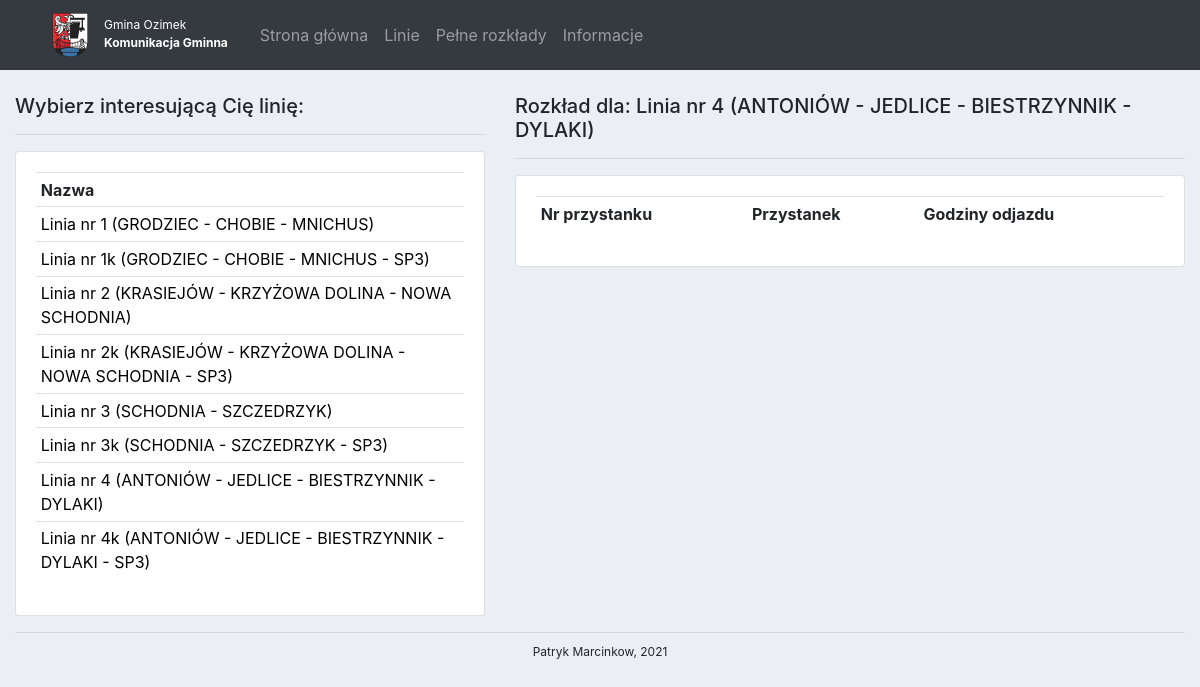
The app's page /routes/6/, older data.
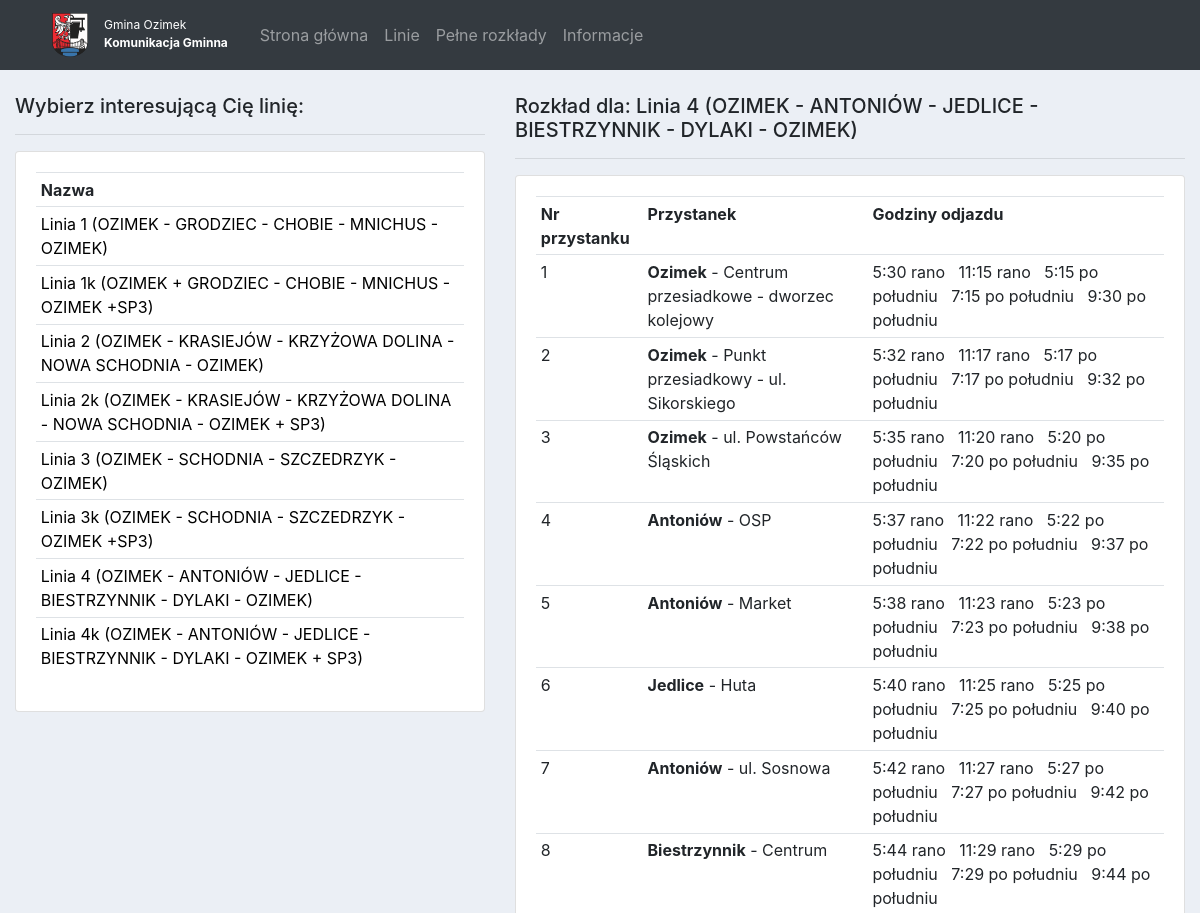
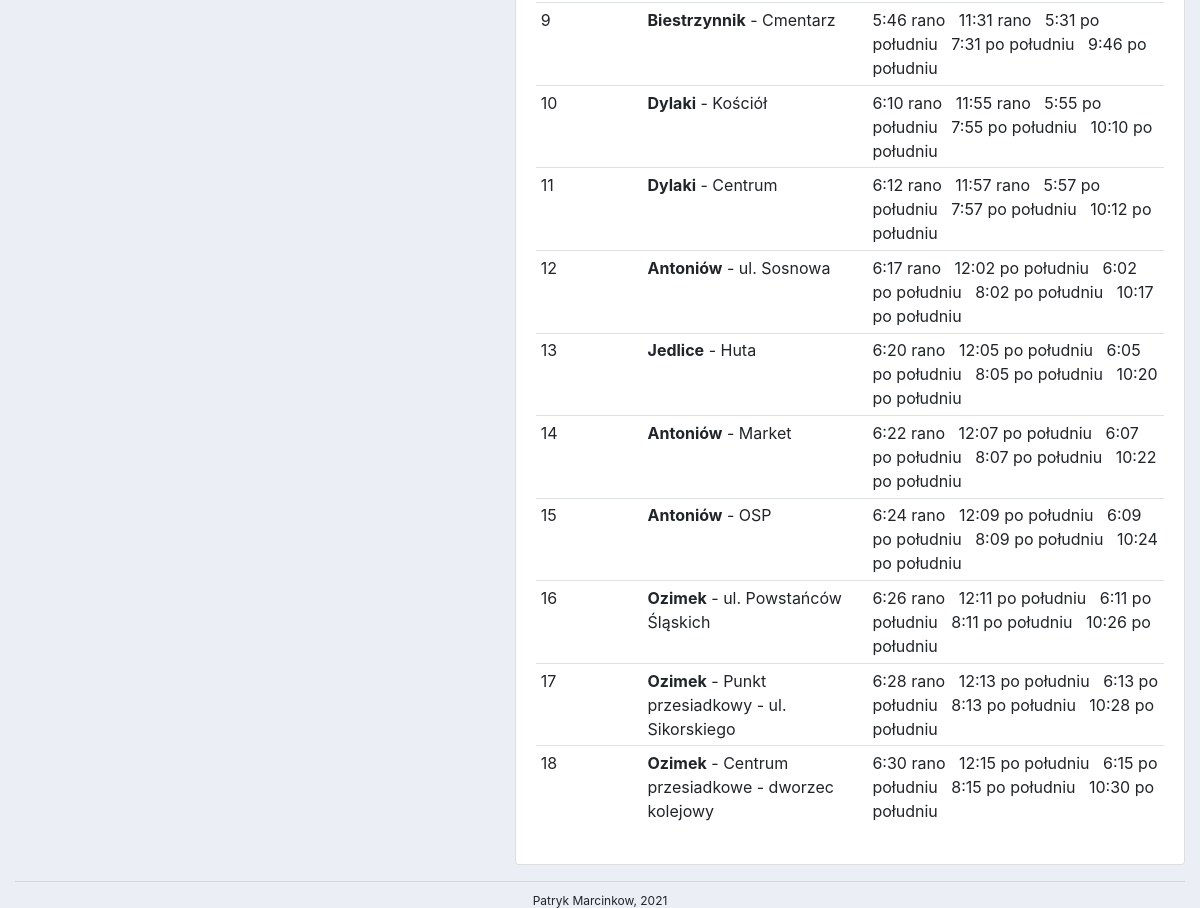
The same page, newer data (2 pictures, top to bottom).
### timetable/models.py (models this page shows, shortened)
class Route(models.Model):
    name = models.CharField(max_length=100, null=True)
    def __str__(self):
        return self.name

class Route_details(models.Model):
    route_id = models.ForeignKey(Route, on_delete=models.SET_NULL, null=True)
    stop_nr = models.IntegerField(null=False)
    stop_id = models.ForeignKey(Stop, on_delete=models.SET_NULL, null=True)
    time_diff = models.IntegerField(null=True)
    class Meta:
        unique_together = (("route_id", "stop_nr"),)

class Stop(models.Model):
    name = models.CharField(max_length=200, null=True)
    town = models.ForeignKey(Town, null=True, on_delete=models.SET_NULL)
    def __str__(self):
        return self.name

class Town(models.Model):
    name = models.CharField(max_length=100, null=True)

### timetable/views.py (the view)
# urls.py: path('routes/<str:pk>/', views.route, name="timetable"),
def route(request, pk):
    routes = Route.objects.all().order_by('name')
    selected_route_name = Route.objects.get(pk=pk)
    details = Route_details.objects.filter(route_id=pk)
    time_diffs = details.values_list("time_diff", flat=True)
    starting_hours = Schedule.objects.values_list('start_time', flat=True).filter(route_id=pk)
    time_list = []
    for hour in starting_hours:
        last_stop_time = hour
        time_list_2 = []
        for diff in time_diffs:
            if last_stop_time.minute + diff > 59:
                minutes_to_full_hour = diff - (59 - last_stop_time.minute)
                last_stop_time = datetime.time(last_stop_time.hour + 1, last_stop_time.minute - last_stop_time.minute
                                               + minutes_to_full_hour - 1)
            else:
                last_stop_time = datetime.time(last_stop_time.hour + 0, last_stop_time.minute + diff)
            time_list_2.append(last_stop_time)
        time_list.append(time_list_2)
    context = {'routes': routes, 'details': details, 'time_list': time_list, 'starting_hours': starting_hours,
               'selected_route_name': selected_route_name}
    return render(request, 'timetable/timetable.html', context)

### timetable/templatetags/index.py (called while the page is built)
@register.filter
def index(list, position):
    return list[position]

### timetable/templates/timetable/timetable.html (shortened to what this page needs)
{% extends 'timetable/main.html' %}
{% block content %}
<br>
<div class="row">
    <div class="col-md-5">
        <h5>Wybierz interesującą Cię linię:</h5>
        <hr>
        <div class="card card-body">
            <table class="table table-sm">
                <tr>
                    <th>Nazwa</th>
                </tr>
                {% for route in routes %}
                    <tr>
                        <td><a href="{% url 'timetable' route.id %}">{{route.name}}</a></td>
                    </tr>
                {% endfor %}
            </table>
        </div>
    </div>
    <div class="col-md-7">
        <h5>Rozkład dla:  {{ selected_route_name }}</h5>
        <hr>
        <div class="card card-body">
            <table class="table table-sm">
                <tr>
                    <th>Nr przystanku</th>
                    <th>Przystanek</th>
                    <th>Godziny odjazdu</th>
                </tr>
                {% for detail in details %}
                    <tr>
                        <td>{{detail.stop_nr}}</td>
                        <td><b>{{detail.stop_id.town.name}}</b> - {{detail.stop_id}}</td>
                        {% load index %}
                        <td>
                            {% for starting_hour in starting_hours %}
                            <span class="godzina">
                                {{ time_list|index:forloop.counter0|index:forloop.parentloop.counter0 }}
                            </span>
                            {% endfor %}
                        </td>
                    </tr>
                {% endfor %}
            </table>
        </div>
    </div>
</div>
{% endblock %}

Row changes from the older to the newer data that the page shows:
changed Route: name "Linia nr 1 (GRODZIEC - CHOBIE - MNICHUS)" → "Linia 1 (OZIMEK - GRODZIEC - CHOBIE - MNICHUS - OZIMEK)"
changed Route: name "Linia nr 1k (GRODZIEC - CHOBIE - MNICHUS - SP3)" → "Linia 1k (OZIMEK + GRODZIEC - CHOBIE - MNICHUS - OZIMEK +SP3)"
changed Route: name "Linia nr 2 (KRASIEJÓW - KRZYŻOWA DOLINA - NOWA SCHODNIA)" → "Linia 2 (OZIMEK - KRASIEJÓW - KRZYŻOWA DOLINA - NOWA SCHODNIA - OZIMEK)"
changed Route: name "Linia nr 2k (KRASIEJÓW - KRZYŻOWA DOLINA - NOWA SCHODNIA - SP3)" → "Linia 2k (OZIMEK - KRASIEJÓW - KRZYŻOWA DOLINA - NOWA SCHODNIA - OZIMEK + SP3)"
changed Route: name "Linia nr 3 (SCHODNIA - SZCZEDRZYK)" → "Linia 3 (OZIMEK - SCHODNIA - SZCZEDRZYK - OZIMEK)"
changed Route: name "Linia nr 3k (SCHODNIA - SZCZEDRZYK - SP3)" → "Linia 3k (OZIMEK - SCHODNIA - SZCZEDRZYK - OZIMEK +SP3)"
changed Route: name "Linia nr 4 (ANTONIÓW - JEDLICE - BIESTRZYNNIK - DYLAKI)" → "Linia 4 (OZIMEK - ANTONIÓW - JEDLICE - BIESTRZYNNIK - DYLAKI - OZIMEK)"
changed Route: name "Linia nr 4k (ANTONIÓW - JEDLICE - BIESTRZYNNIK - DYLAKI - SP3)" → "Linia 4k (OZIMEK - ANTONIÓW - JEDLICE - BIESTRZYNNIK - DYLAKI - OZIMEK + SP3)"
added Route_details: stop_nr "1", stop_id.town.name "Ozimek", stop_id "Centrum przesiadkowe - dworzec kolejowy", starting_hours "5:30 rano" "11:15 rano" "5:15 po południu" "7:15 po południu" "9:30 po południu"
added Route_details: stop_nr "2", stop_id.town.name "Ozimek", stop_id "Punkt przesiadkowy - ul. Sikorskiego", starting_hours "5:32 rano" "11:17 rano" "5:17 po południu" "7:17 po południu" "9:32 po południu"
added Route_details: stop_nr "3", stop_id.town.name "Ozimek", stop_id "ul. Powstańców Śląskich", starting_hours "5:35 rano" "11:20 rano" "5:20 po południu" "7:20 po południu" "9:35 po południu"
added Route_details: stop_nr "4", stop_id.town.name "Antoniów", stop_id "OSP", starting_hours "5:37 rano" "11:22 rano" "5:22 po południu" "7:22 po południu" "9:37 po południu"
added Route_details: stop_nr "5", stop_id.town.name "Antoniów", stop_id "Market", starting_hours "5:38 rano" "11:23 rano" "5:23 po południu" "7:23 po południu" "9:38 po południu"
added Route_details: stop_nr "6", stop_id.town.name "Jedlice", stop_id "Huta", starting_hours "5:40 rano" "11:25 rano" "5:25 po południu" "7:25 po południu" "9:40 po południu"
added Route_details: stop_nr "7", stop_id.town.name "Antoniów", stop_id "ul. Sosnowa", starting_hours "5:42 rano" "11:27 rano" "5:27 po południu" "7:27 po południu" "9:42 po południu"
added Route_details: stop_nr "8", stop_id.town.name "Biestrzynnik", stop_id "Centrum", starting_hours "5:44 rano" "11:29 rano" "5:29 po południu" "7:29 po południu" "9:44 po południu"
added Route_details: stop_nr "9", stop_id.town.name "Biestrzynnik", stop_id "Cmentarz", starting_hours "5:46 rano" "11:31 rano" "5:31 po południu" "7:31 po południu" "9:46 po południu"
added Route_details: stop_nr "10", stop_id.town.name "Dylaki", stop_id "Kościół", starting_hours "6:10 rano" "11:55 rano" "5:55 po południu" "7:55 po południu" "10:10 po południu"
added Route_details: stop_nr "11", stop_id.town.name "Dylaki", stop_id "Centrum", starting_hours "6:12 rano" "11:57 rano" "5:57 po południu" "7:57 po południu" "10:12 po południu"
added Route_details: stop_nr "12", stop_id.town.name "Antoniów", stop_id "ul. Sosnowa", starting_hours "6:17 rano" "12:02 po południu" "6:02 po południu" "8:02 po południu" "10:17 po południu"
added Route_details: stop_nr "13", stop_id.town.name "Jedlice", stop_id "Huta", starting_hours "6:20 rano" "12:05 po południu" "6:05 po południu" "8:05 po południu" "10:20 po południu"
added Route_details: stop_nr "14", stop_id.town.name "Antoniów", stop_id "Market", starting_hours "6:22 rano" "12:07 po południu" "6:07 po południu" "8:07 po południu" "10:22 po południu"
added Route_details: stop_nr "15", stop_id.town.name "Antoniów", stop_id "OSP", starting_hours "6:24 rano" "12:09 po południu" "6:09 po południu" "8:09 po południu" "10:24 po południu"
added Route_details: stop_nr "16", stop_id.town.name "Ozimek", stop_id "ul. Powstańców Śląskich", starting_hours "6:26 rano" "12:11 po południu" "6:11 po południu" "8:11 po południu" "10:26 po południu"
added Route_details: stop_nr "17", stop_id.town.name "Ozimek", stop_id "Punkt przesiadkowy - ul. Sikorskiego", starting_hours "6:28 rano" "12:13 po południu" "6:13 po południu" "8:13 po południu" "10:28 po południu"
added Route_details: stop_nr "18", stop_id.town.name "Ozimek", stop_id "Centrum przesiadkowe - dworzec kolejowy", starting_hours "6:30 rano" "12:15 po południu" "6:15 po południu" "8:15 po południu" "10:30 po południu"
